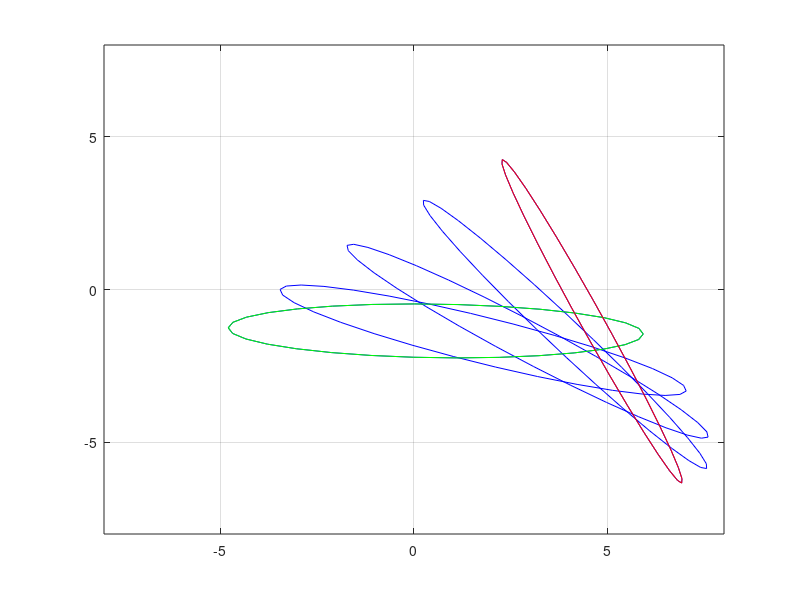

Reproduce this figure in MATLAB.
%Name :Rohan Singh Rajput EEL_5667
% Question Number = 3

clc;
clear;
close all;
rng(0);
% Intializing
theta1 = linspace(.2,.9,5); theta2 = linspace(0.3,0.9,5);a1 = 2;a2 = 3;v = length(theta1);
figure;
% Starting Loop
for i =1:v
    
   %Ctreate Jaccobian function
    J = [ (-a1)*sin(theta1(i))-(a2*sin(theta1(i)+theta2(i))),(-a2)*sin(theta1(i)+theta2(i)) ;
        a1*cos(theta1(i))+a2*cos(theta1(i)+theta2(i)), a2*cos(theta1(i)+theta2(i))];
   %Implementing Single Value Decomposition 
    A = (inv(J*J'));[V,D] = eig(A);Diagonal(:,:,i) = diag(D);time_steps = 0:pi/15:2*pi;
    %Plotting the Ellipse
    X = cos(time_steps) /sqrt(D(1,1));Y  = sin(time_steps) /sqrt(D(2,2));ellip(:,:,i) = inv(V')*[X;Y];
    
    ellip(1,:,i) = ellip(1,:,i)+a1*cos(theta1(i))+a2*cos(theta1(i)+theta2(i));
    ellip(2,:,i) = ellip(2,:,i) + a1*sin(theta1(i))-a2*sin(theta1(i)+theta2(i));
    % Plotting begins
    plot(ellip(1,:,i),ellip(2,:,i),'color', 'b');
    
    hold on
    
end
axis([-8,8,-8,8]);

% Seperating bigger and small ellipse
[~,biggest] = max(Diagonal(1,:,:));[~,smallest] = min(Diagonal(1,:,:));
% Plot Bigger as green
plot(ellip(1,:,biggest),ellip(2,:,biggest),'color', 'g');
%Plot smaller as red
plot(ellip(1,:,smallest),ellip(2,:,smallest),'color', 'r');

grid on
hold off






